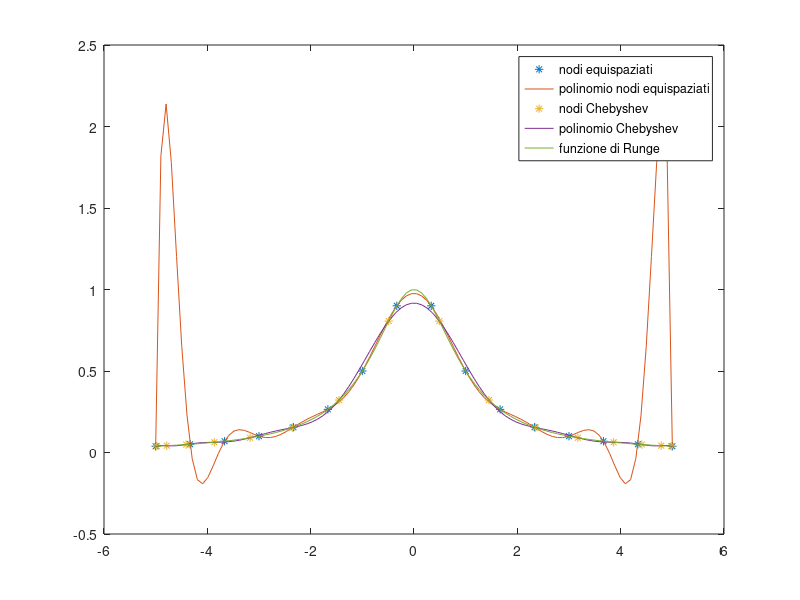

This chart was generated by the following MATLAB code:
close all
clear all
clc

n = 15;
a = -5;
b = 5;
f_Runge = @(x) 1./(1+x.^2);
x = linspace(a,b,n+1);
y_Runge = f_Runge(x);
coeff_Runge = polyfit(x,y_Runge,n);
plot(x,y_Runge,'*');

hold on

x1 = linspace(a,b);
g_Runge = polyval(coeff_Runge,x1);
plot(x1,g_Runge);

i = 0:n;
x_chebyshev = (a+b)/2-(b-a)/2.*cos((2*i+1)./(2*n+2).*pi);
y_chebyshev = f_Runge(x_chebyshev);
plot(x_chebyshev,y_chebyshev,'*');
coeff_chebyshev = polyfit(x_chebyshev,y_chebyshev,n);
g_chebyshev = polyval(coeff_chebyshev,x1);
plot(x1,g_chebyshev);

fun = f_Runge(x1);
plot(x1,fun);

legend("nodi equispaziati","polinomio nodi equispaziati","nodi Chebyshev","polinomio Chebyshev","funzione di Runge")
